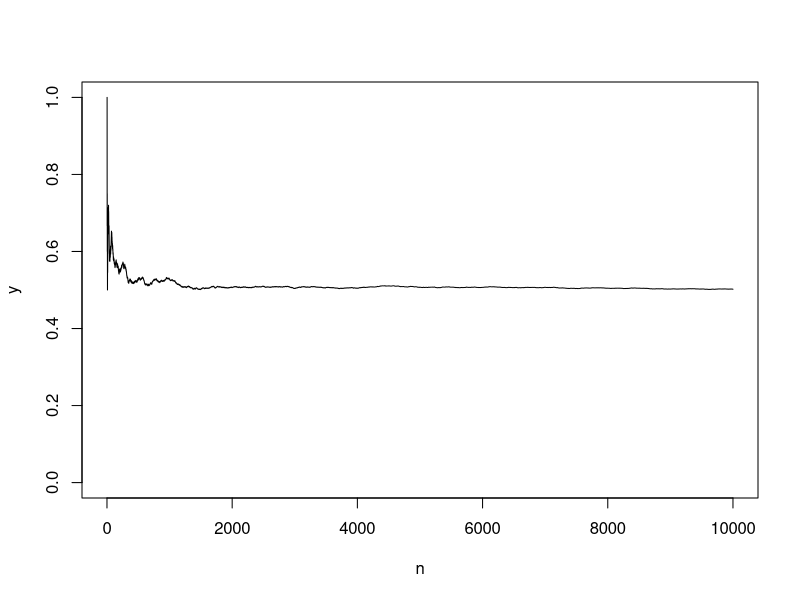
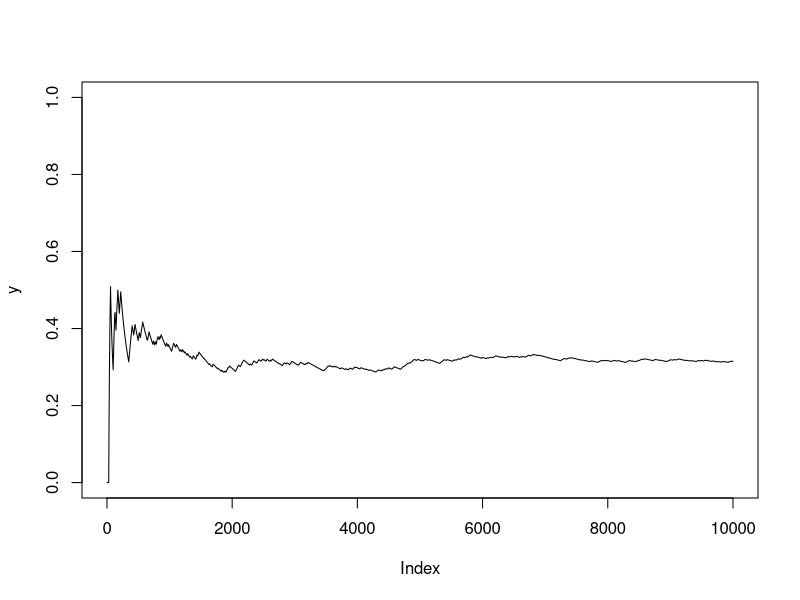
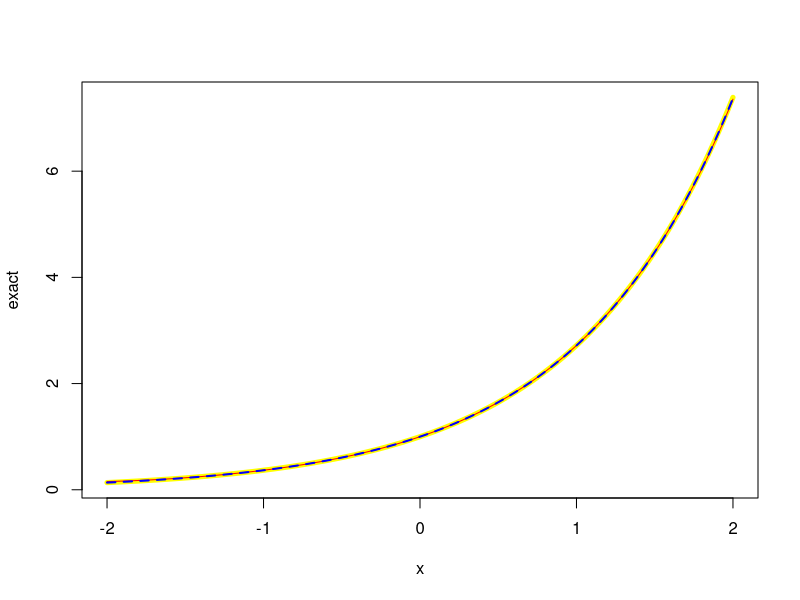
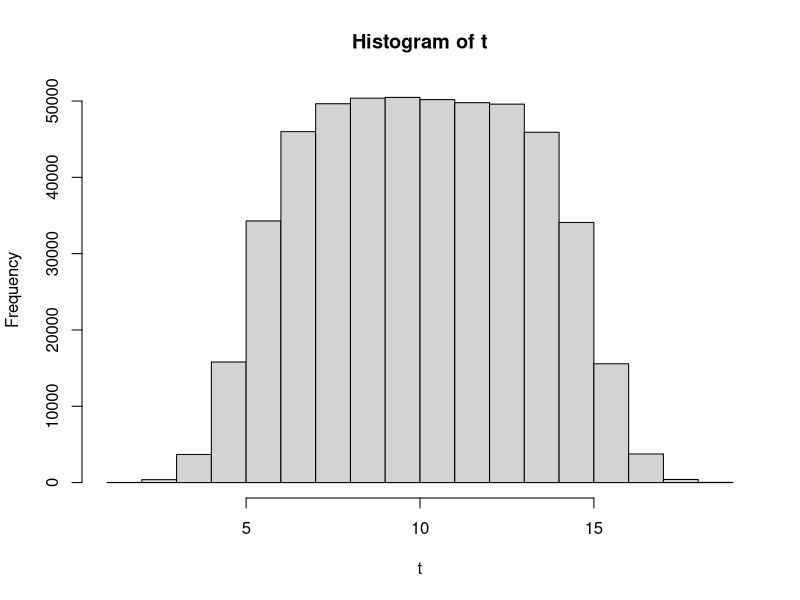
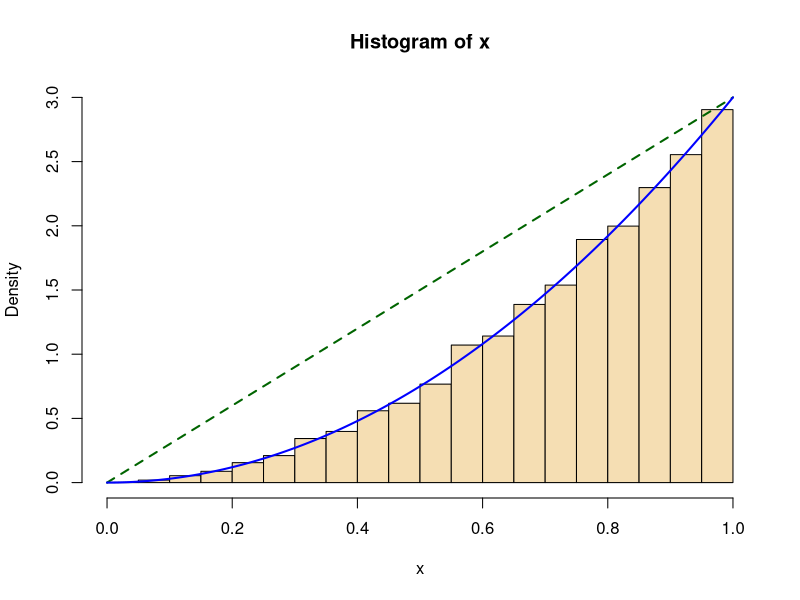
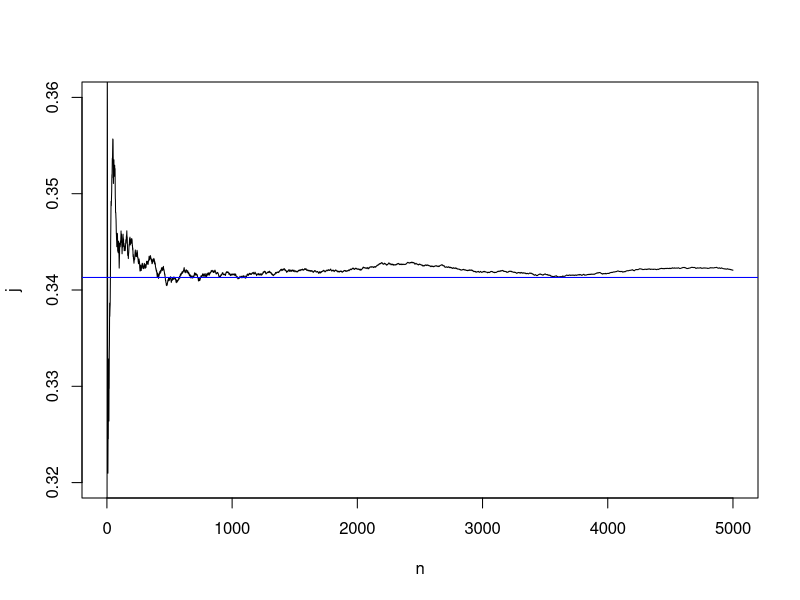

The R source for these figures, in order:
### Suess & Trumbo
### Introduction to Probability 
### Simulation and Gibbs Sampling 
### with R
### Chapter 3


## Example 3.1

m = 5000;  a = 0;  b = 1            # constants
w = (b - a)/m                       # width of each rectangle
g = seq(a + w/2, b - w/2, length=m) # m  "grid" points
const = 1/sqrt(2 * pi)              # const. for density function
h = const * exp(-g^2 / 2)           # vector of m heights
sum(w * h)                          # total area (approx. prob.)


## Example 3.2

# set.seed(12)
m = 500000                   # number or random points
a = 0;  b = 1                # interval endpoints
w = (b - a)/m
u = a + (b - a) * runif(m)   # vector of m random points
h = dnorm(u)                 # hts. of density above rand. points
sum(w * h)                   # approximate probability


## Example 3.3

# set.seed(12)
m = 500000
u = runif(m, 0, 1)
h = runif(m, 0, 0.4)
frac.acc = mean(h < dnorm(u))
0.4*frac.acc


## Example 3.4

# set.seed(1212)
m = 500000                      # number of observations sampled
a = 0;  b = 1                   # interval endpoints
z = rnorm(m)                    # m random obs. from std. normal
mean(z > a & z <= b)            # proportion of obs. in (c, d)


## Example 3.5

#Initialize:
# set.seed(1212)
m = 10000              # total number of tosses
n = 1:m                # vector: n = 1, 2, ..., m; Toss number

#Simulate and Plot:
h = rbinom(m, 1, 1/2)  # vector: H = 0 or 1 each with prob. 1/2
y = cumsum(h)/n        # vector: Proportion of heads
plot (n, y, type="l", ylim=c(0,1))    # Plot trace

#Verify:
Show = cbind(n,h,y)    # matrix: 3 vectors as cols.: n, h, y
Show[1:10, ]           # print first 10 rows of Show
Show[(m-4):m, ]        # print last 5 rows of Show


## Example 3.6

#Initialize:
# set.seed(1237)
m = 10000;  n = 1:m;  alpha = 0.03;  beta = 0.06
w = numeric(m);  w[1] = 0

#Simulate:
for (i in 2:m)  
{
   if (w[i-1]==0)  w[i] = rbinom(1, 1, alpha)
   else            w[i] = rbinom(1, 1, 1 - beta)  
}
y = cumsum(w)/n

#Results:
y[m]
plot(y, type="l",  ylim=c(0,1))


## Example 3.7

# set.seed(1212)
m = 500000;  n = 12
x = runif(m*n, 0, 30);  DTA = matrix(x, m)
x.bar = rowMeans(DTA);  mean(x.bar > 18)


## Example 3.8

m = 100000
a = 0;  b = 3/2;  w = (b - a)/m
x = seq(a + w/2, b-w/2, length=m)
h = x^2
rect.areas = w*h
sum(rect.areas)                    # Riemann

# set.seed(1212)
u = runif(m, a, b)
h = u^2;  y = (b - a)*h
mean(y)                            # Monte Carlo
2*sd(y)/sqrt(m)                    # MC margin of error


## Example 3.9

m = 10000
g = round(sqrt(m))                 # no. of grid pts on each axis
x1 = rep((1:g - 1/2)/g, times=g)   # these two lines give
x2 = rep((1:g - 1/2)/g, each=g)    #   coordinates of grid points
hx = dnorm(x1)*dnorm(x2)
sum(hx[x1 + x2 < 1])/g^2           # Riemann approximation
(pnorm(sqrt(1/2)) - 0.5)^2         # exact value of J

#---

# set.seed(1237)
u1 = runif(m)                      # these two lines give a random
u2 = runif(m)                      #   point in the unit square
hu = dnorm(u1)*dnorm(u2)
hu.acc = hu[u1 + u2 < 1]           # heights above accepted points
m.prime = length(hu.acc); m.prime  # no. of points in triangle
(1/2)*mean(hu.acc)                 # Monte Carlo result
2*(1/2)*sd(hu.acc)/sqrt(m.prime)   # aprx. Marg. of Err. = 2SD(A)

## ----------


## Problem 3.2

x = seq(-2, 2, by=.25)
taylor.7 = 1 + x + x^2/2 + x^3/6 + x^4/24 + x^5/120 + x^6/720
seq.1024  = (1 + x/1024)^1024
exact = exp(x)
round(cbind(x, taylor.7, seq.1024, exact), 4)

##--(Extra: not in text)

x = seq(-2, 2, by=.01)
taylor.7 = 1 + x + x^2/2 + x^3/6 + x^4/24 + x^5/120 + x^6/720
seq.1024  = (1 + x/1024)^1024
exact = exp(x)
plot(x, exact, type="l", col="yellow", lwd=5)
lines(x, taylor.7, col="red")
lines(x, seq.1024, col="blue", lty="dashed", lwd=2)


## Problem 3.10

m = 500000
u = 10*runif(m);  v = 5 + rnorm(m)
t = u + v
mean(t > 15);  mean(t);  sd(t)
hist(t)


## Problem 3.11

m = 20000
u = runif(m); y = sqrt(u)
acc = rbinom(m, 1, y); x = y[acc==T]
mean(x); sd(x); mean(x < 1/2); mean(acc)

hist(x, prob=T, ylim=c(0,3), col="wheat")
lines(c(0,1), c(0, 3), lty="dashed", lwd=2, col="darkgreen")
xx = seq(0, 1, len=1000)
lines(xx, dbeta(xx, 3, 1), lwd=2, col="blue")


## Problem 3.14

m = 5000;  n = 1:m
u = runif(m);  h = dnorm(u)
j = cumsum(h)/n
plot(n, j, type="l", ylim=c(0.32, 0.36))
abline(h=0.3413, col="blue");  j[m]



## Problem 3.18

set.seed(1212)
m = 500000 # total number of tosses
n = 1:m # vector: n = 1, 2, ..., m; Toss number

# Code from Example 3.5: vectorized (no explicit loop)
t1 = Sys.time()
h = rbinom(m, 1, 1/2) # vector: H = 0 or 1 each with prob. 1/2
y = cumsum(h)/n # vector: Proportion of heads
t2 = Sys.time(); t2 - t1

Show = cbind(n,h,y);  Show[(m-4):m, ]


 set.seed(1212)
 m = 500000 # total number of tosses
 n = 1:m # vector: n = 1, 2, ..., m; Toss number

 # First block: One operation inside loop
 t1 = Sys.time()
 h = numeric(m)
 for (i in 1:m)  {h[i] = rbinom(1, 1, 1/2)}
 y = cumsum(h)/m
 t2 = Sys.time(); t2 - t1

 Show = cbind(n,h,y);  Show[(m-4):m, ]


  set.seed(1212)
  m = 500000 # total number of tosses
  n = 1:m # vector: n = 1, 2, ..., m; Toss number

  # Second block: More operations inside loop
  t1 = Sys.time()
  y = numeric(m);  h = numeric(m)
  for (i in 1:m)  {
    if (i==1)
      {b = rbinom(1, 1, 1/2); h[i] = y[i] = b}
    else
      {b = rbinom(1, 1, 1/2); h[i] = b;
          y[i] = ((i - 1)*y[i - 1] + b)/i}  }
  t2 = Sys.time(); t2 - t1

  Show = cbind(n,h,y);  Show[(m-4):m, ]

